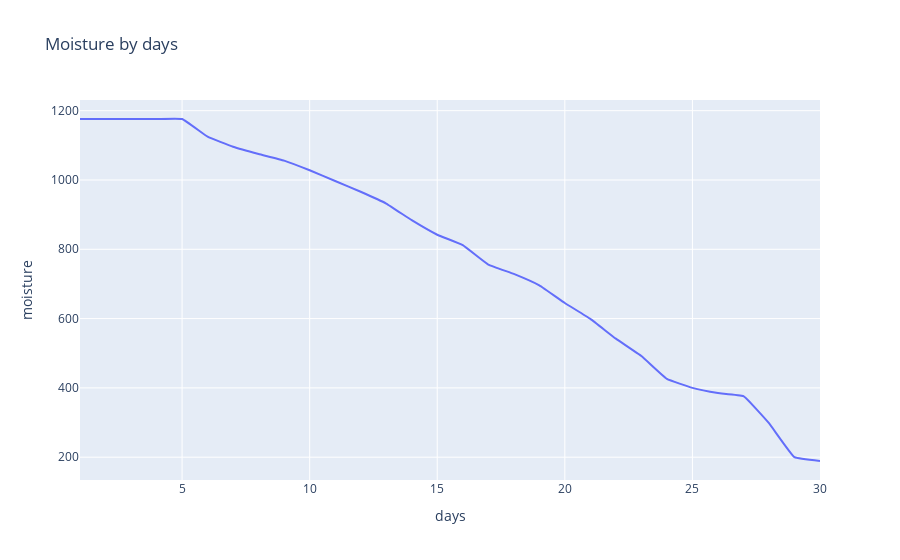

The notebook cell this image was saved under:
### Markdown cell above
Ploting the graph of moisture against days.

### Code cell
df = moisture_days.reset_index().drop('index', axis=1, errors='ignore')
df.columns = [str(c) for c in df.columns]

chart_data = pd.concat([
    df['moisture'],
    df['days'],
], axis=1)
chart_data = chart_data.sort_values(['moisture'])
chart_data = chart_data.rename(columns={'moisture': 'x'})
chart_data = chart_data.dropna()

charts = []
line_cfg = {'line': {'shape': 'spline', 'smoothing': 0.3}, 'mode': 'lines'}
charts.append(go.Scatter(
    x=chart_data['days'], y=chart_data['x'], name='days', **line_cfg
))
figure = go.Figure(data=charts, layout=go.Layout({
    'legend': {'orientation': 'h'},
    'title': {'text': 'Moisture by days'},
    'yaxis': {'tickformat': '.0f', 'title': {'text': 'moisture'}},
    'xaxis': {'tickformat': '.0f', 'title': {'text': 'days'}}
}))

init_notebook_mode(connected=True)
figure.pop('id', None)
iplot(figure)

### Figure 1 — Plotly figure (JSON) as saved in the notebook; plotly's stock layout.template omitted (floating-point values rounded to 4 significant figures)
{"data": [{"line": {"shape": "spline", "smoothing": 0.3}, "mode": "lines", "name": "days", "type": "scatter", "x": [30, 29, 28, 27, 26, 25, 24, 23, 22, 21, 20, 19, 18, 17, 16, 15, 14, 13, 12, 11, 10, 9, 8, 7, 6, 5, 4, 3, 2, 1], "y": [189, 200, 298, 376, 385, 400, 426, 492, 542, 599, 645, 696, 729, 756, 812, 842, 884, 932, 966, 997, 1028, 1056, 1075, 1096, 1125, 1176, 1176, 1176, 1176, 1176]}], "layout": {"legend": {"orientation": "h"}, "title": {"text": "Moisture by days"}, "xaxis": {"tickformat": ".0f", "title": {"text": "days"}}, "yaxis": {"tickformat": ".0f", "title": {"text": "moisture"}}}}
